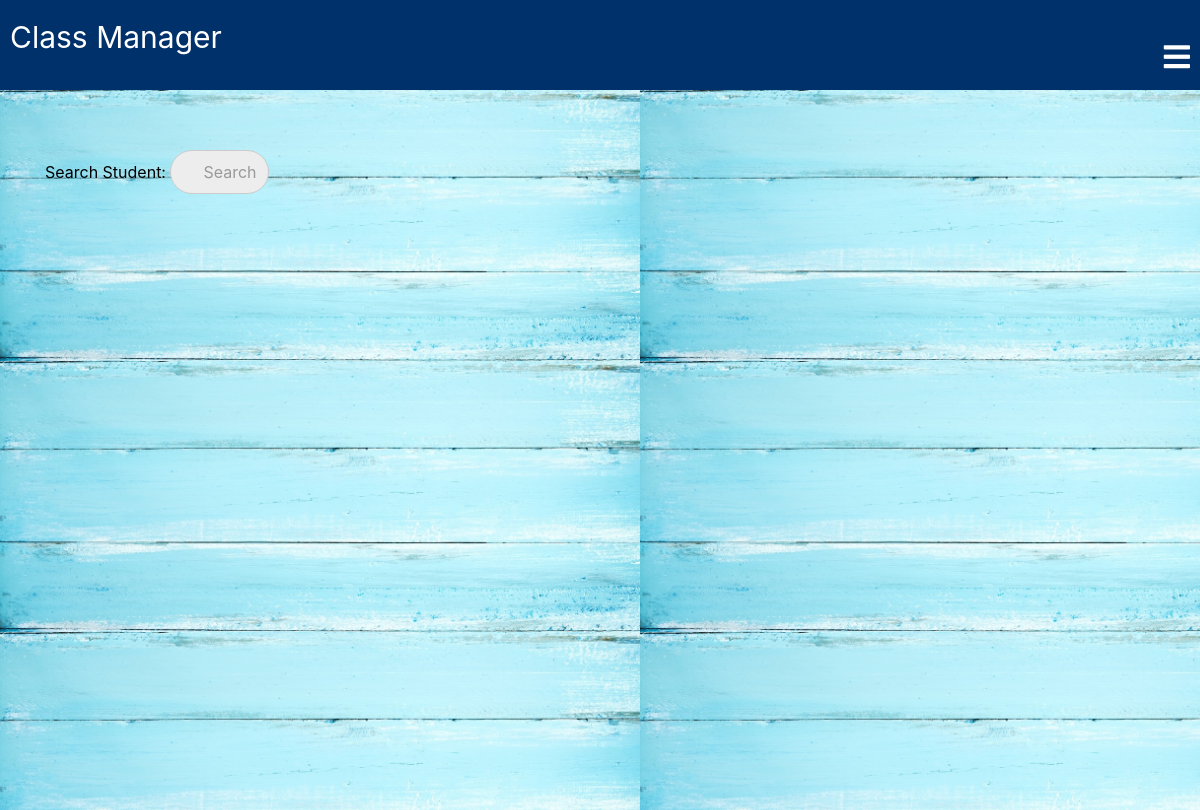
/students_list, run on an earlier commit of the app's database.
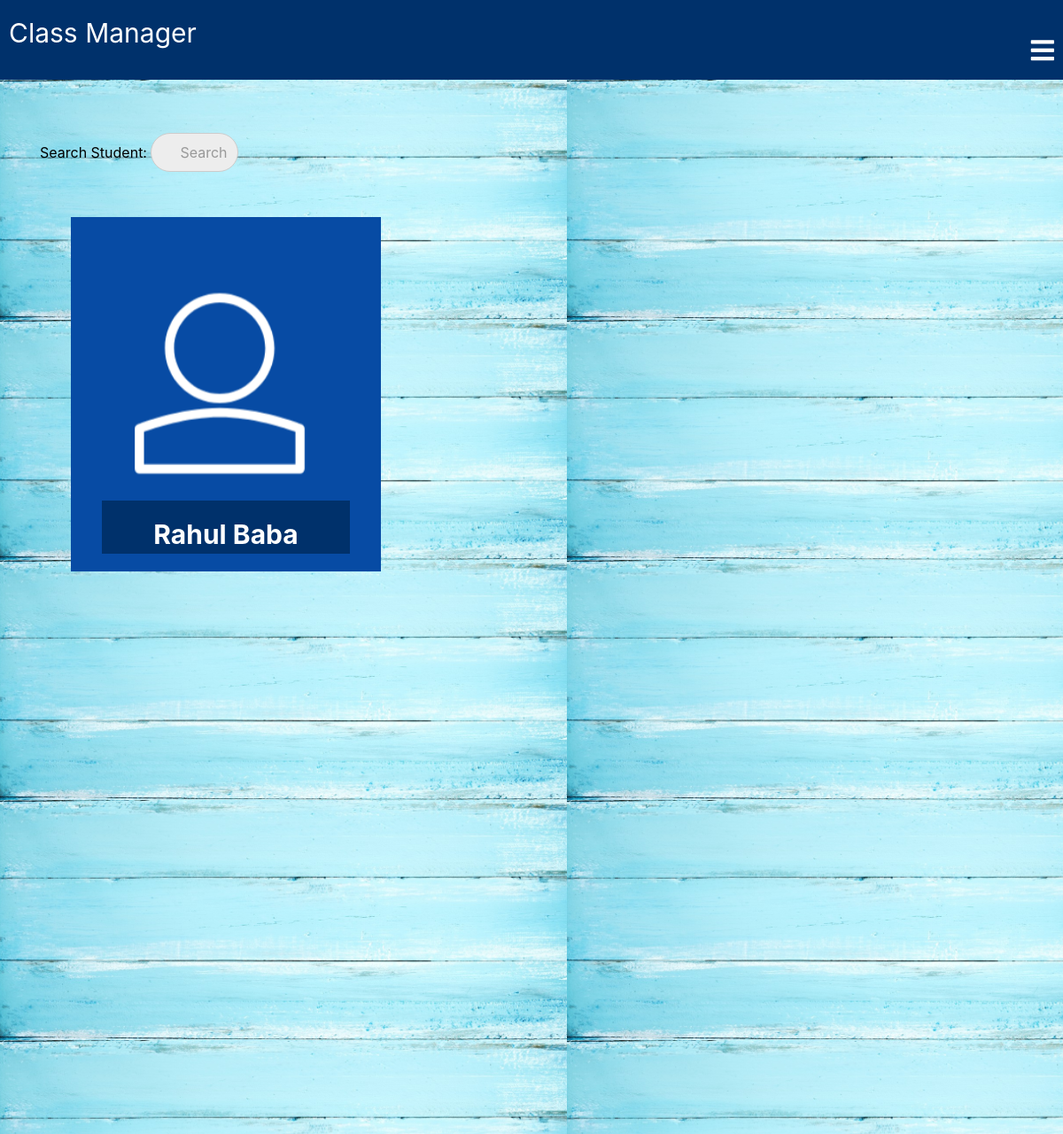
And on a later commit of the database.
### models/models.py (models this page shows)
class Student(db.Model):
    __tablename__ = 'student'
    __table_args__ = {'extend_existing': True}
    id = db.Column(db.Integer, primary_key=True)
    user_id = db.Column(db.Integer, db.ForeignKey('user.id'), nullable=False)
    user = db.relationship('User', backref=db.backref('students', lazy=True))  # Add this line
    name = db.Column(db.String(250), nullable=False)
    roll_no = db.Column(db.String(50), unique=True, nullable=False)
    phone = db.Column(db.String(15), nullable=False)
    email = db.Column(db.String(150), nullable=False)
    student_profile_pic = db.Column(db.String(300), nullable=True)
    class_notices = db.relationship(
        'ClassNotice',
        secondary='students_in_class',
        primaryjoin="Student.id == StudentsInClass.student_id",
        secondaryjoin="ClassNotice.teacher_id == StudentsInClass.teacher_id",
        backref="students"
    )
    submitted_assignments = db.relationship('SubmittedAssignment', backref='student', lazy=True)

### app.py (the view)
@app.route('/students_list', methods=['GET'])
def students_list():
    query = request.args.get('q', '')
    if query:
        students_list = Student.query.filter(Student.name.ilike(f'%{query}%')).all()  # Case-insensitive search
    else:
        students_list = Student.query.all()
    return render_template('classroom/students_list.html', students_list=students_list)

### templates/classroom/students_list.html (shortened to what this page needs)
{% extends "classroom/base.html" %}
{% block content %}
<div class="student-list">
  <div class="container">
    <form method="GET" action="{{ url_for('students_list') }}" class="searchme">
      <p>Search Student: <input type="search" name="q" placeholder="Search"></p>
    </form>
    <div class="row">
      {% for student in students_list %}
      <div class="col-6 col-md-4">
        <div class="student-box">
          <div class="imgBx">
            {% if student.student_profile_pic %}
            <img src="{{ url_for('static', filename=student.student_profile_pic) }}" alt="{{ student.name }}">
            {% else %}
              {% if loop.index0 % 2 == 0 %}
              <img src="{{ url_for('static', filename='images/login-avatar.PNG') }}" alt="{{ student.name }}">
              {% else %}
              <img src="{{ url_for('static', filename='images/login-avatar-2.PNG') }}" alt="{{ student.name }}">
              {% endif %}
            {% endif %}
          </div>
          <div class="content">
            <h3>{{ student.name }}</h3>
          </div>
        </div>
      </div>
      {% endfor %}
    </div>
  </div>
</div>
{% endblock %}

### templates/classroom/base.html (shortened to what this page needs)
<!DOCTYPE html>
<html lang="en" dir="ltr">
<head>
    <link rel="stylesheet" href="https://maxcdn.bootstrapcdn.com/bootstrap/4.5.0/css/bootstrap.min.css">
    <link rel="stylesheet" href="https://pro.fontawesome.com/releases/v5.10.0/css/all.css">
    <link rel="stylesheet" href="{{ url_for('static', filename='css/base.css') }}">
    <link rel="stylesheet" href="{{ url_for('static', filename='css/searchbar.css') }}">
    <link rel="stylesheet" href="{{ url_for('static', filename='css/newbase.css') }}">
</head>
<body>
    <nav>
        <div class="toggle">
            <a href="{{ url_for('home') }}">Class Manager</a>
            <i class="fa fa-bars menu"></i>
        </div>
    </nav>
    {% block content %}
    {% endblock %}
</body>
</html>

What changed in the data, as far as the page shows it:
added Student: name "Rahul Baba"
